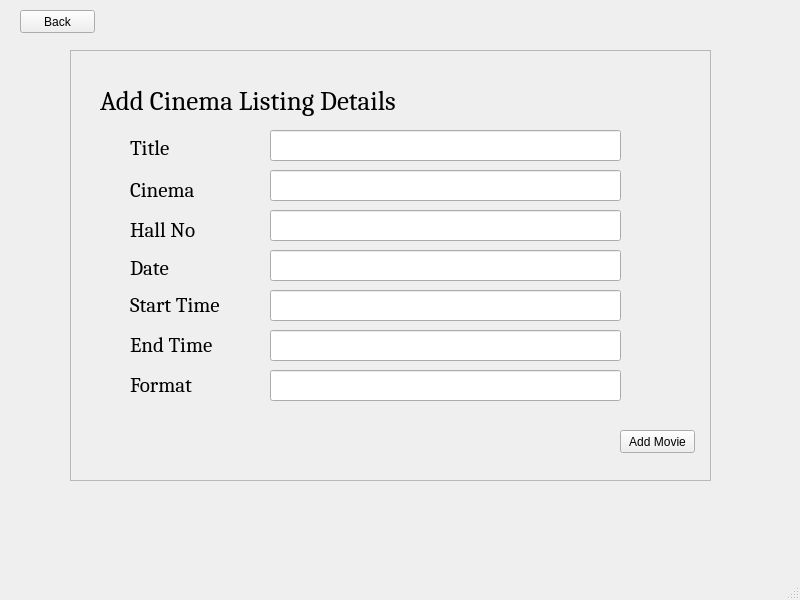
<?xml version="1.0" encoding="UTF-8"?>
<ui version="4.0">
 <class>MainWindow</class>
 <widget class="QMainWindow" name="MainWindow">
  <property name="geometry">
   <rect>
    <x>0</x>
    <y>0</y>
    <width>800</width>
    <height>600</height>
   </rect>
  </property>
  <property name="windowTitle">
   <string>MainWindow</string>
  </property>
  <widget class="QWidget" name="centralwidget">
   <widget class="QFrame" name="frame">
    <property name="geometry">
     <rect>
      <x>70</x>
      <y>50</y>
      <width>641</width>
      <height>431</height>
     </rect>
    </property>
    <property name="frameShape">
     <enum>QFrame::StyledPanel</enum>
    </property>
    <property name="frameShadow">
     <enum>QFrame::Raised</enum>
    </property>
    <widget class="QLabel" name="label">
     <property name="geometry">
      <rect>
       <x>30</x>
       <y>30</y>
       <width>321</width>
       <height>41</height>
      </rect>
     </property>
     <property name="font">
      <font>
       <family>Cambria</family>
       <pointsize>20</pointsize>
      </font>
     </property>
     <property name="text">
      <string>Add Cinema Listing Details</string>
     </property>
    </widget>
    <widget class="QLineEdit" name="title">
     <property name="geometry">
      <rect>
       <x>200</x>
       <y>80</y>
       <width>351</width>
       <height>31</height>
      </rect>
     </property>
    </widget>
    <widget class="QLineEdit" name="cinema">
     <property name="geometry">
      <rect>
       <x>200</x>
       <y>120</y>
       <width>351</width>
       <height>31</height>
      </rect>
     </property>
    </widget>
    <widget class="QLineEdit" name="hallno">
     <property name="geometry">
      <rect>
       <x>200</x>
       <y>160</y>
       <width>351</width>
       <height>31</height>
      </rect>
     </property>
    </widget>
    <widget class="QLineEdit" name="date">
     <property name="geometry">
      <rect>
       <x>200</x>
       <y>200</y>
       <width>351</width>
       <height>31</height>
      </rect>
     </property>
    </widget>
    <widget class="QLineEdit" name="format">
     <property name="geometry">
      <rect>
       <x>200</x>
       <y>320</y>
       <width>351</width>
       <height>31</height>
      </rect>
     </property>
    </widget>
    <widget class="QLineEdit" name="endtime">
     <property name="geometry">
      <rect>
       <x>200</x>
       <y>280</y>
       <width>351</width>
       <height>31</height>
      </rect>
     </property>
    </widget>
    <widget class="QLineEdit" name="starttime">
     <property name="geometry">
      <rect>
       <x>200</x>
       <y>240</y>
       <width>351</width>
       <height>31</height>
      </rect>
     </property>
    </widget>
    <widget class="QLabel" name="label_2">
     <property name="geometry">
      <rect>
       <x>60</x>
       <y>90</y>
       <width>51</width>
       <height>16</height>
      </rect>
     </property>
     <property name="font">
      <font>
       <family>Cambria</family>
       <pointsize>16</pointsize>
      </font>
     </property>
     <property name="text">
      <string>Title</string>
     </property>
    </widget>
    <widget class="QLabel" name="label_3">
     <property name="geometry">
      <rect>
       <x>60</x>
       <y>130</y>
       <width>81</width>
       <height>21</height>
      </rect>
     </property>
     <property name="font">
      <font>
       <family>Cambria</family>
       <pointsize>16</pointsize>
      </font>
     </property>
     <property name="text">
      <string>Cinema</string>
     </property>
    </widget>
    <widget class="QLabel" name="label_7">
     <property name="geometry">
      <rect>
       <x>60</x>
       <y>170</y>
       <width>101</width>
       <height>21</height>
      </rect>
     </property>
     <property name="font">
      <font>
       <family>Cambria</family>
       <pointsize>16</pointsize>
       <weight>50</weight>
       <bold>false</bold>
      </font>
     </property>
     <property name="text">
      <string>Hall No</string>
     </property>
    </widget>
    <widget class="QLabel" name="label_8">
     <property name="geometry">
      <rect>
       <x>60</x>
       <y>210</y>
       <width>121</width>
       <height>16</height>
      </rect>
     </property>
     <property name="font">
      <font>
       <family>Cambria</family>
       <pointsize>16</pointsize>
      </font>
     </property>
     <property name="text">
      <string>Date</string>
     </property>
    </widget>
    <widget class="QLabel" name="label_9">
     <property name="geometry">
      <rect>
       <x>60</x>
       <y>240</y>
       <width>101</width>
       <height>31</height>
      </rect>
     </property>
     <property name="font">
      <font>
       <family>Cambria</family>
       <pointsize>16</pointsize>
      </font>
     </property>
     <property name="text">
      <string>Start Time</string>
     </property>
    </widget>
    <widget class="QLabel" name="label_10">
     <property name="geometry">
      <rect>
       <x>60</x>
       <y>280</y>
       <width>111</width>
       <height>31</height>
      </rect>
     </property>
     <property name="font">
      <font>
       <family>Cambria</family>
       <pointsize>16</pointsize>
      </font>
     </property>
     <property name="text">
      <string>End Time</string>
     </property>
    </widget>
    <widget class="QLabel" name="label_11">
     <property name="geometry">
      <rect>
       <x>60</x>
       <y>320</y>
       <width>121</width>
       <height>31</height>
      </rect>
     </property>
     <property name="font">
      <font>
       <family>Cambria</family>
       <pointsize>16</pointsize>
      </font>
     </property>
     <property name="text">
      <string>Format</string>
     </property>
    </widget>
    <widget class="QPushButton" name="addButton">
     <property name="geometry">
      <rect>
       <x>550</x>
       <y>380</y>
       <width>75</width>
       <height>23</height>
      </rect>
     </property>
     <property name="text">
      <string>Add Movie</string>
     </property>
    </widget>
   </widget>
   <widget class="QPushButton" name="backButton">
    <property name="geometry">
     <rect>
      <x>20</x>
      <y>10</y>
      <width>75</width>
      <height>23</height>
     </rect>
    </property>
    <property name="text">
     <string>Back</string>
    </property>
   </widget>
  </widget>
  <widget class="QMenuBar" name="menubar">
   <property name="geometry">
    <rect>
     <x>0</x>
     <y>0</y>
     <width>800</width>
     <height>21</height>
    </rect>
   </property>
  </widget>
  <widget class="QStatusBar" name="statusbar"/>
 </widget>
 <resources/>
 <connections/>
</ui>
